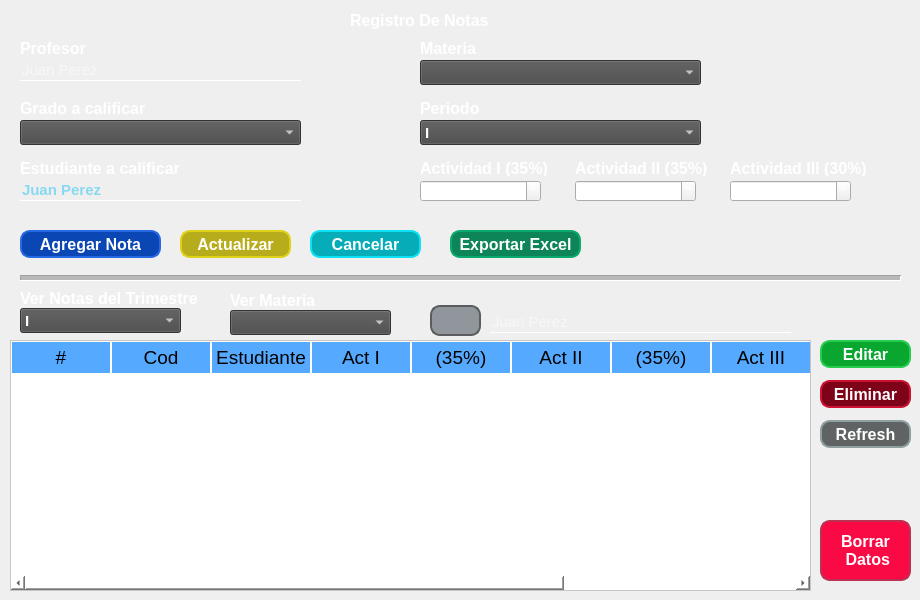
         <widget class="QWidget" name="tab_2">
          <attribute name="icon">
           <iconset>
            <normaloff>../assets/img/notas.png</normaloff>../assets/img/notas.png</iconset>
          </attribute>
          <attribute name="title">
           <string/>
          </attribute>
          <widget class="QLabel" name="label_4">
           <property name="geometry">
            <rect>
             <x>420</x>
             <y>100</y>
             <width>81</width>
             <height>16</height>
            </rect>
           </property>
           <property name="font">
            <font>
             <family>Arial</family>
             <pointsize>12</pointsize>
             <weight>75</weight>
             <bold>true</bold>
            </font>
           </property>
           <property name="styleSheet">
            <string notr="true">color: rgb(255, 255, 255);</string>
           </property>
           <property name="text">
            <string>Periodo</string>
           </property>
          </widget>
          <widget class="QLineEdit" name="txtCalifProfesor">
           <property name="geometry">
            <rect>
             <x>20</x>
             <y>60</y>
             <width>281</width>
             <height>21</height>
            </rect>
           </property>
           <property name="font">
            <font>
             <pointsize>11</pointsize>
            </font>
           </property>
           <property name="styleSheet">
            <string notr="true">QLineEdit{
background:transparent;
border:none;
border-bottom:1px solid white;
color: rgb(255, 255, 255);
}
</string>
           </property>
           <property name="text">
            <string/>
           </property>
           <property name="alignment">
            <set>Qt::AlignBottom|Qt::AlignLeading|Qt::AlignLeft</set>
           </property>
           <property name="placeholderText">
            <string>Juan Perez</string>
           </property>
          </widget>
          <widget class="QPushButton" name="btnActualizarNota">
           <property name="enabled">
            <bool>false</bool>
           </property>
           <property name="geometry">
            <rect>
             <x>180</x>
             <y>230</y>
             <width>111</width>
             <height>28</height>
            </rect>
           </property>
           <property name="font">
            <font>
             <pointsize>12</pointsize>
             <weight>75</weight>
             <bold>true</bold>
            </font>
           </property>
           <property name="cursor">
            <cursorShape>PointingHandCursor</cursorShape>
           </property>
           <property name="styleSheet">
            <string notr="true">QPushButton
{	
	background:rgb(182,172,28);
	border: 2px solid rgb(222,209,23);
	border-radius:10px;
	color:white;
}
QPushButton:pressed
{
	background-color:rgb(222,209,23);
	border:2px solid rgb(182,172,28);
}


</string>
           </property>
           <property name="text">
            <string>Actualizar</string>
           </property>
          </widget>
          <widget class="QLabel" name="label_2">
           <property name="geometry">
            <rect>
             <x>420</x>
             <y>40</y>
             <width>81</width>
             <height>16</height>
            </rect>
           </property>
           <property name="font">
            <font>
             <family>Arial</family>
             <pointsize>12</pointsize>
             <weight>75</weight>
             <bold>true</bold>
            </font>
           </property>
           <property name="styleSheet">
            <string notr="true">color: rgb(255, 255, 255);</string>
           </property>
           <property name="text">
            <string>Materia</string>
           </property>
          </widget>
          <widget class="QDoubleSpinBox" name="cbxActIII">
           <property name="geometry">
            <rect>
             <x>730</x>
             <y>180</y>
             <width>121</width>
             <height>22</height>
            </rect>
           </property>
           <property name="font">
            <font>
             <family>Arial</family>
             <pointsize>11</pointsize>
             <weight>75</weight>
             <bold>true</bold>
            </font>
           </property>
           <property name="styleSheet">
            <string notr="true">color: rgb(255, 255, 255);</string>
           </property>
           <property name="maximum">
            <double>10.000000000000000</double>
           </property>
          </widget>
          <widget class="QDoubleSpinBox" name="cbxActII">
           <property name="geometry">
            <rect>
             <x>575</x>
             <y>180</y>
             <width>121</width>
             <height>22</height>
            </rect>
           </property>
           <property name="font">
            <font>
             <family>Arial</family>
             <pointsize>11</pointsize>
             <weight>75</weight>
             <bold>true</bold>
            </font>
           </property>
           <property name="styleSheet">
            <string notr="true">color: rgb(255, 255, 255);</string>
           </property>
           <property name="maximum">
            <double>10.000000000000000</double>
           </property>
          </widget>
          <widget class="QLabel" name="label_8">
           <property name="geometry">
            <rect>
             <x>575</x>
             <y>160</y>
             <width>141</width>
             <height>16</height>
            </rect>
           </property>
           <property name="font">
            <font>
             <family>Arial</family>
             <pointsize>12</pointsize>
             <weight>75</weight>
             <bold>true</bold>
            </font>
           </property>
           <property name="styleSheet">
            <string notr="true">color: rgb(255, 255, 255);</string>
           </property>
           <property name="text">
            <string>Actividad II (35%)</string>
           </property>
          </widget>
          <widget class="QPushButton" name="btnAgregarNota">
           <property name="geometry">
            <rect>
             <x>20</x>
             <y>230</y>
             <width>141</width>
             <height>28</height>
            </rect>
           </property>
           <property name="font">
            <font>
             <pointsize>12</pointsize>
             <weight>75</weight>
             <bold>true</bold>
            </font>
           </property>
           <property name="cursor">
            <cursorShape>PointingHandCursor</cursorShape>
           </property>
           <property name="styleSheet">
            <string notr="true">QPushButton
{	
	background:rgb(11,70,181);
	border: 2px solid rgb(39,105,229);
	border-radius:10px;
	color:white;
}
QPushButton:pressed
{
	background-color:rgb(39,105,229);
	border:2px solid rgb(11,70,181);
}

</string>
           </property>
           <property name="text">
            <string>Agregar Nota</string>
           </property>
          </widget>
          <widget class="QLineEdit" name="txtBuscarRegistroNota">
           <property name="geometry">
            <rect>
             <x>490</x>
             <y>312</y>
             <width>301</width>
             <height>21</height>
            </rect>
           </property>
           <property name="font">
            <font>
             <pointsize>11</pointsize>
            </font>
           </property>
           <property name="styleSheet">
            <string notr="true">QLineEdit{
background:transparent;
border:none;
border-bottom:1px solid white;
color: rgb(255, 255, 255);
}
</string>
           </property>
           <property name="text">
            <string/>
           </property>
           <property name="alignment">
            <set>Qt::AlignBottom|Qt::AlignLeading|Qt::AlignLeft</set>
           </property>
           <property name="placeholderText">
            <string>Juan Perez</string>
           </property>
          </widget>
          <widget class="QComboBox" name="cbxCalifMateria">
           <property name="geometry">
            <rect>
             <x>420</x>
             <y>60</y>
             <width>281</width>
             <height>25</height>
            </rect>
           </property>
           <property name="font">
            <font>
             <family>Arial</family>
             <pointsize>11</pointsize>
             <weight>75</weight>
             <bold>true</bold>
            </font>
           </property>
           <property name="styleSheet">
            <string notr="true">color: rgb(255, 255, 255);
background-color: rgb(72, 72, 72);</string>
           </property>
          </widget>
          <widget class="QLabel" name="label">
           <property name="geometry">
            <rect>
             <x>20</x>
             <y>40</y>
             <width>81</width>
             <height>16</height>
            </rect>
           </property>
           <property name="font">
            <font>
             <family>Arial</family>
             <pointsize>12</pointsize>
             <weight>75</weight>
             <bold>true</bold>
            </font>
           </property>
           <property name="styleSheet">
            <string notr="true">color: rgb(255, 255, 255);</string>
           </property>
           <property name="text">
            <string>Profesor</string>
           </property>
          </widget>
          <widget class="QComboBox" name="cbxCalifGrados">
           <property name="geometry">
            <rect>
             <x>20</x>
             <y>120</y>
             <width>281</width>
             <height>25</height>
            </rect>
           </property>
           <property name="font">
            <font>
             <family>Arial</family>
             <pointsize>11</pointsize>
             <weight>75</weight>
             <bold>true</bold>
            </font>
           </property>
           <property name="styleSheet">
            <string notr="true">color: rgb(255, 255, 255);
background-color: rgb(72, 72, 72);</string>
           </property>
          </widget>
          <widget class="QLabel" name="label_9">
           <property name="geometry">
            <rect>
             <x>730</x>
             <y>160</y>
             <width>141</width>
             <height>16</height>
            </rect>
           </property>
           <property name="font">
            <font>
             <family>Arial</family>
             <pointsize>12</pointsize>
             <weight>75</weight>
             <bold>true</bold>
            </font>
           </property>
           <property name="styleSheet">
            <string notr="true">color: rgb(255, 255, 255);</string>
           </property>
           <property name="text">
            <string>Actividad III (30%)</string>
           </property>
          </widget>
          <widget class="QDoubleSpinBox" name="cbxActI">
           <property name="geometry">
            <rect>
             <x>420</x>
             <y>180</y>
             <width>121</width>
             <height>22</height>
            </rect>
           </property>
           <property name="font">
            <font>
             <family>Arial</family>
             <pointsize>11</pointsize>
             <weight>75</weight>
             <bold>true</bold>
            </font>
           </property>
           <property name="styleSheet">
            <string notr="true">color: rgb(255, 255, 255);</string>
           </property>
           <property name="maximum">
            <double>10.000000000000000</double>
           </property>
          </widget>
          <widget class="QPushButton" name="btnEliminarRegistroNota">
           <property name="geometry">
            <rect>
             <x>820</x>
             <y>380</y>
             <width>91</width>
             <height>28</height>
            </rect>
           </property>
           <property name="font">
            <font>
             <pointsize>12</pointsize>
             <weight>75</weight>
             <bold>true</bold>
            </font>
           </property>
           <property name="cursor">
            <cursorShape>PointingHandCursor</cursorShape>
           </property>
           <property name="styleSheet">
            <string notr="true">QPushButton
{	
	background: rgb(126,2,24);
	border: 2px solid rgb(203,18,51);
	border-radius:10px;
	color:white;
}
QPushButton:pressed
{
	background-color: rgb(203,18,51);
	border:2px solid rgb(126,2,24);
}


</string>
           </property>
           <property name="text">
            <string>Eliminar</string>
           </property>
          </widget>
          <widget class="QLabel" name="label_7">
           <property name="geometry">
            <rect>
             <x>420</x>
             <y>160</y>
             <width>131</width>
             <height>16</height>
            </rect>
           </property>
           <property name="font">
            <font>
             <family>Arial</family>
             <pointsize>12</pointsize>
             <weight>75</weight>
             <bold>true</bold>
            </font>
           </property>
           <property name="styleSheet">
            <string notr="true">color: rgb(255, 255, 255);</string>
           </property>
           <property name="text">
            <string>Actividad I (35%)</string>
           </property>
          </widget>
          <widget class="QLabel" name="label_3">
           <property name="geometry">
            <rect>
             <x>20</x>
             <y>100</y>
             <width>131</width>
             <height>16</height>
            </rect>
           </property>
           <property name="font">
            <font>
             <family>Arial</family>
             <pointsize>12</pointsize>
             <weight>75</weight>
             <bold>true</bold>
            </font>
           </property>
           <property name="styleSheet">
            <string notr="true">color: rgb(255, 255, 255);</string>
           </property>
           <property name="text">
            <string>Grado a calificar</string>
           </property>
          </widget>
          <widget class="QPushButton" name="pushButton_5">
           <property name="geometry">
            <rect>
             <x>430</x>
             <y>305</y>
             <width>51</width>
             <height>31</height>
            </rect>
           </property>
           <property name="font">
            <font>
             <pointsize>12</pointsize>
             <weight>75</weight>
             <bold>true</bold>
            </font>
           </property>
           <property name="styleSheet">
            <string notr="true">QPushButton
{	
	background:rgb(144, 150, 155);
	border: 2px solid rgb(91,92,93);
	border-radius:10px;
	color:white;
}
QPushButton:pressed
{
	background-color:rgb(91,92,93);
	border:2px solid rgb(144, 150, 155);
}


</string>
           </property>
           <property name="text">
            <string/>
           </property>
           <property name="icon">
            <iconset>
             <normaloff>../assets/img/buscar.png</normaloff>../assets/img/buscar.png</iconset>
           </property>
           <property name="iconSize">
            <size>
             <width>25</width>
             <height>25</height>
            </size>
           </property>
          </widget>
          <widget class="QComboBox" name="cbxCalifPeriodo">
           <property name="geometry">
            <rect>
             <x>420</x>
             <y>120</y>
             <width>281</width>
             <height>25</height>
            </rect>
           </property>
           <property name="font">
            <font>
             <family>Arial</family>
             <pointsize>11</pointsize>
             <weight>75</weight>
             <bold>true</bold>
            </font>
           </property>
           <property name="styleSheet">
            <string notr="true">color: rgb(255, 255, 255);
background-color: rgb(72, 72, 72);</string>
           </property>
           <item>
            <property name="text">
             <string>I</string>
            </property>
           </item>
           <item>
            <property name="text">
             <string>II</string>
            </property>
           </item>
           <item>
            <property name="text">
             <string>III</string>
            </property>
           </item>
           <item>
            <property name="text">
             <string>IIII</string>
            </property>
           </item>
          </widget>
          <widget class="QLabel" name="label_6">
           <property name="geometry">
            <rect>
             <x>350</x>
             <y>10</y>
             <width>161</width>
             <height>21</height>
            </rect>
           </property>
           <property name="font">
            <font>
             <family>Arial</family>
             <pointsize>12</pointsize>
             <weight>75</weight>
             <bold>true</bold>
            </font>
           </property>
           <property name="styleSheet">
            <string notr="true">color: rgb(255, 255, 255);</string>
           </property>
           <property name="text">
            <string>Registro De Notas</string>
           </property>
          </widget>
          <widget class="QLineEdit" name="txtCalifEstudiante">
           <property name="geometry">
            <rect>
             <x>20</x>
             <y>180</y>
             <width>281</width>
             <height>21</height>
            </rect>
           </property>
           <property name="font">
            <font>
             <pointsize>11</pointsize>
             <weight>75</weight>
             <bold>true</bold>
            </font>
           </property>
           <property name="styleSheet">
            <string notr="true">QLineEdit{
background:transparent;
border:none;
border-bottom:1px solid white;
	color: rgb(32, 194, 243);
}
</string>
           </property>
           <property name="text">
            <string/>
           </property>
           <property name="alignment">
            <set>Qt::AlignBottom|Qt::AlignLeading|Qt::AlignLeft</set>
           </property>
           <property name="placeholderText">
            <string>Juan Perez</string>
           </property>
          </widget>
          <widget class="QLabel" name="label_5">
           <property name="geometry">
            <rect>
             <x>20</x>
             <y>160</y>
             <width>171</width>
             <height>16</height>
            </rect>
           </property>
           <property name="font">
            <font>
             <family>Arial</family>
             <pointsize>12</pointsize>
             <weight>75</weight>
             <bold>true</bold>
            </font>
           </property>
           <property name="styleSheet">
            <string notr="true">color: rgb(255, 255, 255);</string>
           </property>
           <property name="text">
            <string>Estudiante a calificar</string>
           </property>
          </widget>
          <widget class="QPushButton" name="btnCancelEditNota">
           <property name="enabled">
            <bool>false</bool>
           </property>
           <property name="geometry">
            <rect>
             <x>310</x>
             <y>230</y>
             <width>111</width>
             <height>28</height>
            </rect>
           </property>
           <property name="font">
            <font>
             <pointsize>12</pointsize>
             <weight>75</weight>
             <bold>true</bold>
            </font>
           </property>
           <property name="cursor">
            <cursorShape>PointingHandCursor</cursorShape>
           </property>
           <property name="styleSheet">
            <string notr="true">QPushButton
{	
	background: rgb(7,172,185);
	border: 2px solid rgb(11,227,244);
	border-radius:10px;
	color:white;
}
QPushButton:pressed
{
	background-color: rgb(11,227,244);
	border:2px solid rgb(7,172,185);
}


</string>
           </property>
           <property name="text">
            <string>Cancelar</string>
           </property>
          </widget>
          <widget class="QPushButton" name="btnExportExcel">
           <property name="geometry">
            <rect>
             <x>450</x>
             <y>230</y>
             <width>131</width>
             <height>28</height>
            </rect>
           </property>
           <property name="font">
            <font>
             <pointsize>12</pointsize>
             <weight>75</weight>
             <bold>true</bold>
            </font>
           </property>
           <property name="cursor">
            <cursorShape>PointingHandCursor</cursorShape>
           </property>
           <property name="styleSheet">
            <string notr="true">QPushButton
{	
	background: rgb(14,133,88);
	border: 2px solid rgb(10,169,109);
	border-radius:10px;
	color:white;
}
QPushButton:pressed
{
	background-color: rgb(10,169,109);
	border:2px solid rgb(14,133,88);
}


</string>
           </property>
           <property name="text">
            <string>Exportar Excel</string>
           </property>
          </widget>
          <widget class="QPushButton" name="btnEditarCalifSelectEstudiante">
           <property name="geometry">
            <rect>
             <x>820</x>
             <y>340</y>
             <width>91</width>
             <height>28</height>
            </rect>
           </property>
           <property name="font">
            <font>
             <pointsize>12</pointsize>
             <weight>75</weight>
             <bold>true</bold>
            </font>
           </property>
           <property name="cursor">
            <cursorShape>PointingHandCursor</cursorShape>
           </property>
           <property name="styleSheet">
            <string notr="true">QPushButton
{	
	background:rgb(9,167,48);
	border: 2px solid rgb(38,204,78);
	border-radius:10px;
	color:white;
}
QPushButton:pressed
{
	background-color: rgb(38,204,78);
	border:2px solid rgb(9,167,48);
}


</string>
           </property>
           <property name="text">
            <string>Editar</string>
           </property>
          </widget>
          <widget class="QPushButton" name="btnRefreshRegistroNotas">
           <property name="geometry">
            <rect>
             <x>820</x>
             <y>420</y>
             <width>91</width>
             <height>28</height>
            </rect>
           </property>
           <property name="font">
            <font>
             <pointsize>12</pointsize>
             <weight>75</weight>
             <bold>true</bold>
            </font>
           </property>
           <property name="cursor">
            <cursorShape>PointingHandCursor</cursorShape>
           </property>
           <property name="styleSheet">
            <string notr="true">QPushButton
{	
	background:rgb(96,99,99);
	border: 2px solid rgb(143,158,159);
	border-radius:10px;
	color:white;
}
QPushButton:pressed
{
	background-color: rgb(143,158,159);
	border:2px solid rgb(96,99,99);
}

</string>
           </property>
           <property name="text">
            <string>Refresh</string>
           </property>
           <property name="icon">
            <iconset>
             <normaloff>../assets/img/refresh.png</normaloff>../assets/img/refresh.png</iconset>
           </property>
           <property name="iconSize">
            <size>
             <width>16</width>
             <height>16</height>
            </size>
           </property>
          </widget>
          <widget class="QComboBox" name="cbxVerNotasPeriodo">
           <property name="geometry">
            <rect>
             <x>20</x>
             <y>308</y>
             <width>161</width>
             <height>25</height>
            </rect>
           </property>
           <property name="font">
            <font>
             <family>Arial</family>
             <pointsize>11</pointsize>
             <weight>75</weight>
             <bold>true</bold>
            </font>
           </property>
           <property name="styleSheet">
            <string notr="true">color: rgb(255, 255, 255);
background-color: rgb(72, 72, 72);</string>
           </property>
           <item>
            <property name="text">
             <string>I</string>
            </property>
           </item>
           <item>
            <property name="text">
             <string>II</string>
            </property>
           </item>
           <item>
            <property name="text">
             <string>III</string>
            </property>
           </item>
           <item>
            <property name="text">
             <string>IIII</string>
            </property>
           </item>
          </widget>
          <widget class="QLabel" name="label_12">
           <property name="geometry">
            <rect>
             <x>20</x>
             <y>290</y>
             <width>191</width>
             <height>16</height>
            </rect>
           </property>
           <property name="font">
            <font>
             <family>Arial</family>
             <pointsize>12</pointsize>
             <weight>75</weight>
             <bold>true</bold>
            </font>
           </property>
           <property name="styleSheet">
            <string notr="true">color: rgb(255, 255, 255);</string>
           </property>
           <property name="text">
            <string>Ver Notas del Trimestre</string>
           </property>
          </widget>
          <widget class="QTableWidget" name="tblListRegistroNotas">
           <property name="enabled">
            <bool>true</bool>
           </property>
           <property name="geometry">
            <rect>
             <x>10</x>
             <y>340</y>
             <width>801</width>
             <height>251</height>
            </rect>
           </property>
           <property name="styleSheet">
            <string notr="true">QWidget{
	background-color: white;
	color: #000000;
}

QHeaderView::section{
	background-color: #55aaff;
	padding: 2px;

	border:1px solid #fffff8;
	font-size: 14pt;
}

QTableWidget{
	gridline-color: #ff00ff;
	font-size: 12pt;
}

QTableWidget QTableCornerButton::section{
	background-color: #55aaff;
	border: 1px solid #ff0000;
}</string>
           </property>
           <property name="editTriggers">
            <set>QAbstractItemView::AnyKeyPressed|QAbstractItemView::EditKeyPressed</set>
           </property>
           <property name="selectionBehavior">
            <enum>QAbstractItemView::SelectRows</enum>
           </property>
           <column>
            <property name="text">
             <string>#</string>
            </property>
           </column>
           <column>
            <property name="text">
             <string>Cod</string>
            </property>
           </column>
           <column>
            <property name="text">
             <string>Estudiante</string>
            </property>
           </column>
           <column>
            <property name="text">
             <string>Act I</string>
            </property>
           </column>
           <column>
            <property name="text">
             <string>(35%)</string>
            </property>
           </column>
           <column>
            <property name="text">
             <string>Act II</string>
            </property>
           </column>
           <column>
            <property name="text">
             <string>(35%)</string>
            </property>
           </column>
           <column>
            <property name="text">
             <string>Act III</string>
            </property>
           </column>
           <column>
            <property name="text">
             <string>(30%)</string>
            </property>
           </column>
           <column>
            <property name="text">
             <string>Promedio</string>
            </property>
           </column>
          </widget>
          <widget class="QLabel" name="label_13">
           <property name="geometry">
            <rect>
             <x>230</x>
             <y>292</y>
             <width>191</width>
             <height>16</height>
            </rect>
           </property>
           <property name="font">
            <font>
             <family>Arial</family>
             <pointsize>12</pointsize>
             <weight>75</weight>
             <bold>true</bold>
            </font>
           </property>
           <property name="styleSheet">
            <string notr="true">color: rgb(255, 255, 255);</string>
           </property>
           <property name="text">
            <string>Ver Materia</string>
           </property>
          </widget>
          <widget class="QComboBox" name="cbxVerMateriaPeriodo">
           <property name="geometry">
            <rect>
             <x>230</x>
             <y>310</y>
             <width>161</width>
             <height>25</height>
            </rect>
           </property>
           <property name="font">
            <font>
             <family>Arial</family>
             <pointsize>11</pointsize>
             <weight>75</weight>
             <bold>true</bold>
            </font>
           </property>
           <property name="styleSheet">
            <string notr="true">color: rgb(255, 255, 255);
background-color: rgb(72, 72, 72);</string>
           </property>
          </widget>
          <widget class="QLabel" name="txtidCalificacion">
           <property name="geometry">
            <rect>
             <x>640</x>
             <y>30</y>
             <width>47</width>
             <height>13</height>
            </rect>
           </property>
           <property name="styleSheet">
            <string notr="true">color:  rgb(40, 40, 40);</string>
           </property>
           <property name="text">
            <string/>
           </property>
          </widget>
          <widget class="QPushButton" name="btnBorrarDb">
           <property name="enabled">
            <bool>true</bool>
           </property>
           <property name="geometry">
            <rect>
             <x>820</x>
             <y>520</y>
             <width>91</width>
             <height>61</height>
            </rect>
           </property>
           <property name="font">
            <font>
             <pointsize>12</pointsize>
             <weight>75</weight>
             <bold>true</bold>
            </font>
           </property>
           <property name="cursor">
            <cursorShape>PointingHandCursor</cursorShape>
           </property>
           <property name="styleSheet">
            <string notr="true">QPushButton
{	
	background: rgb(250,10,69);
	border: 2px solid rgb(188,48,82);
	border-radius:10px;
	color:white;
}
QPushButton:pressed
{
	background-color: rgb(188,48,82);
	border:2px solid rgb(250,10,69);
}


</string>
           </property>
           <property name="text">
            <string>Borrar 
 Datos</string>
           </property>
           <property name="icon">
            <iconset>
             <normaloff>../assets/img/warning.png</normaloff>../assets/img/warning.png</iconset>
           </property>
          </widget>
          <widget class="Line" name="line">
           <property name="geometry">
            <rect>
             <x>20</x>
             <y>270</y>
             <width>881</width>
             <height>16</height>
            </rect>
           </property>
           <property name="midLineWidth">
            <number>4</number>
           </property>
           <property name="orientation">
            <enum>Qt::Horizontal</enum>
           </property>
          </widget>
         </widget>
